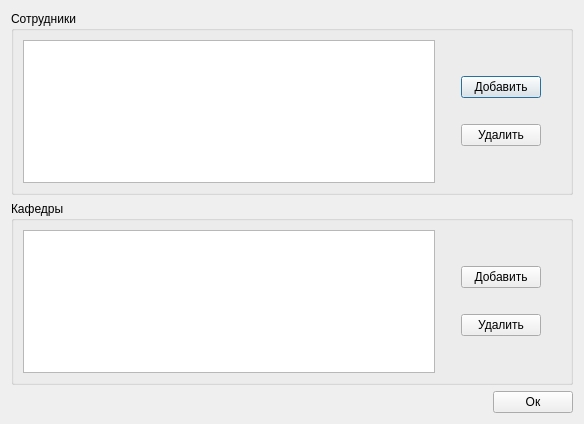
<?xml version="1.0" encoding="UTF-8"?>
<ui version="4.0">
 <class>StaffUniversityWindow</class>
 <widget class="QDialog" name="StaffUniversityWindow">
  <property name="geometry">
   <rect>
    <x>0</x>
    <y>0</y>
    <width>584</width>
    <height>424</height>
   </rect>
  </property>
  <property name="windowTitle">
   <string>Dialog</string>
  </property>
  <layout class="QVBoxLayout" name="verticalLayout_11">
   <item>
    <widget class="QGroupBox" name="groupBox">
     <property name="title">
      <string>Сотрудники</string>
     </property>
     <layout class="QHBoxLayout" name="horizontalLayout">
      <item>
       <layout class="QHBoxLayout" name="horizontalLayout_7">
        <item>
         <layout class="QVBoxLayout" name="verticalLayout">
          <item>
           <widget class="QTableView" name="tableViewStaff">
            <property name="selectionMode">
             <enum>QAbstractItemView::SingleSelection</enum>
            </property>
            <property name="showGrid">
             <bool>true</bool>
            </property>
            <attribute name="horizontalHeaderVisible">
             <bool>false</bool>
            </attribute>
            <attribute name="horizontalHeaderMinimumSectionSize">
             <number>100</number>
            </attribute>
            <attribute name="horizontalHeaderDefaultSectionSize">
             <number>100</number>
            </attribute>
            <attribute name="horizontalHeaderHighlightSections">
             <bool>true</bool>
            </attribute>
            <attribute name="horizontalHeaderStretchLastSection">
             <bool>true</bool>
            </attribute>
            <attribute name="verticalHeaderVisible">
             <bool>false</bool>
            </attribute>
           </widget>
          </item>
         </layout>
        </item>
        <item>
         <spacer name="horizontalSpacer_13">
          <property name="orientation">
           <enum>Qt::Horizontal</enum>
          </property>
          <property name="sizeType">
           <enum>QSizePolicy::Fixed</enum>
          </property>
          <property name="sizeHint" stdset="0">
           <size>
            <width>20</width>
            <height>20</height>
           </size>
          </property>
         </spacer>
        </item>
        <item>
         <layout class="QVBoxLayout" name="verticalLayout_8">
          <item>
           <spacer name="verticalSpacer_2">
            <property name="orientation">
             <enum>Qt::Vertical</enum>
            </property>
            <property name="sizeHint" stdset="0">
             <size>
              <width>20</width>
              <height>40</height>
             </size>
            </property>
           </spacer>
          </item>
          <item>
           <widget class="QPushButton" name="pushButtonInsertStaff">
            <property name="text">
             <string>Добавить</string>
            </property>
           </widget>
          </item>
          <item>
           <spacer name="verticalSpacer_3">
            <property name="orientation">
             <enum>Qt::Vertical</enum>
            </property>
            <property name="sizeType">
             <enum>QSizePolicy::Fixed</enum>
            </property>
            <property name="sizeHint" stdset="0">
             <size>
              <width>20</width>
              <height>20</height>
             </size>
            </property>
           </spacer>
          </item>
          <item>
           <widget class="QPushButton" name="pushButtonDeleteStaff">
            <property name="text">
             <string>Удалить</string>
            </property>
           </widget>
          </item>
          <item>
           <spacer name="verticalSpacer_4">
            <property name="orientation">
             <enum>Qt::Vertical</enum>
            </property>
            <property name="sizeHint" stdset="0">
             <size>
              <width>20</width>
              <height>40</height>
             </size>
            </property>
           </spacer>
          </item>
         </layout>
        </item>
        <item>
         <spacer name="horizontalSpacer">
          <property name="orientation">
           <enum>Qt::Horizontal</enum>
          </property>
          <property name="sizeType">
           <enum>QSizePolicy::Fixed</enum>
          </property>
          <property name="sizeHint" stdset="0">
           <size>
            <width>20</width>
            <height>20</height>
           </size>
          </property>
         </spacer>
        </item>
       </layout>
      </item>
     </layout>
    </widget>
   </item>
   <item>
    <widget class="QGroupBox" name="groupBox_2">
     <property name="title">
      <string>Кафедры</string>
     </property>
     <layout class="QHBoxLayout" name="horizontalLayout_2">
      <item>
       <layout class="QVBoxLayout" name="verticalLayout_2">
        <item>
         <widget class="QTableView" name="tableViewDepatment">
          <property name="selectionMode">
           <enum>QAbstractItemView::SingleSelection</enum>
          </property>
          <attribute name="horizontalHeaderVisible">
           <bool>false</bool>
          </attribute>
          <attribute name="horizontalHeaderDefaultSectionSize">
           <number>100</number>
          </attribute>
          <attribute name="horizontalHeaderStretchLastSection">
           <bool>true</bool>
          </attribute>
         </widget>
        </item>
       </layout>
      </item>
      <item>
       <spacer name="horizontalSpacer_15">
        <property name="orientation">
         <enum>Qt::Horizontal</enum>
        </property>
        <property name="sizeType">
         <enum>QSizePolicy::Fixed</enum>
        </property>
        <property name="sizeHint" stdset="0">
         <size>
          <width>20</width>
          <height>20</height>
         </size>
        </property>
       </spacer>
      </item>
      <item>
       <layout class="QVBoxLayout" name="verticalLayout_9">
        <item>
         <spacer name="verticalSpacer_19">
          <property name="orientation">
           <enum>Qt::Vertical</enum>
          </property>
          <property name="sizeHint" stdset="0">
           <size>
            <width>20</width>
            <height>40</height>
           </size>
          </property>
         </spacer>
        </item>
        <item>
         <widget class="QPushButton" name="pushButtonInsertDepartment">
          <property name="text">
           <string>Добавить</string>
          </property>
         </widget>
        </item>
        <item>
         <spacer name="verticalSpacer_20">
          <property name="orientation">
           <enum>Qt::Vertical</enum>
          </property>
          <property name="sizeType">
           <enum>QSizePolicy::Fixed</enum>
          </property>
          <property name="sizeHint" stdset="0">
           <size>
            <width>20</width>
            <height>20</height>
           </size>
          </property>
         </spacer>
        </item>
        <item>
         <widget class="QPushButton" name="pushButtonDeleteDepartment">
          <property name="text">
           <string>Удалить</string>
          </property>
         </widget>
        </item>
        <item>
         <spacer name="verticalSpacer_21">
          <property name="orientation">
           <enum>Qt::Vertical</enum>
          </property>
          <property name="sizeHint" stdset="0">
           <size>
            <width>20</width>
            <height>40</height>
           </size>
          </property>
         </spacer>
        </item>
       </layout>
      </item>
      <item>
       <spacer name="horizontalSpacer_2">
        <property name="orientation">
         <enum>Qt::Horizontal</enum>
        </property>
        <property name="sizeType">
         <enum>QSizePolicy::Fixed</enum>
        </property>
        <property name="sizeHint" stdset="0">
         <size>
          <width>20</width>
          <height>20</height>
         </size>
        </property>
       </spacer>
      </item>
     </layout>
    </widget>
   </item>
   <item>
    <layout class="QVBoxLayout" name="verticalLayout_10">
     <item>
      <layout class="QHBoxLayout" name="horizontalLayout_9">
       <item>
        <spacer name="horizontalSpacer_17">
         <property name="orientation">
          <enum>Qt::Horizontal</enum>
         </property>
         <property name="sizeType">
          <enum>QSizePolicy::Expanding</enum>
         </property>
         <property name="sizeHint" stdset="0">
          <size>
           <width>500</width>
           <height>20</height>
          </size>
         </property>
        </spacer>
       </item>
       <item>
        <widget class="QPushButton" name="pushButtonOk">
         <property name="text">
          <string>Ок</string>
         </property>
        </widget>
       </item>
      </layout>
     </item>
    </layout>
   </item>
  </layout>
 </widget>
 <resources/>
 <connections/>
</ui>
